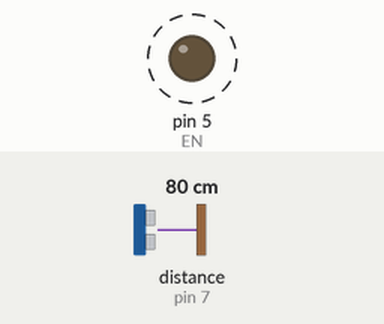
Recording of a sketch running on a simulated Arduino Uno, built with avr-gcc and run on an emulated ATmega328P. Shown: output pins drawn as LEDs (lit = HIGH). Wiring (inferred from the names in the program): ultrasonic range finder: trigger pin 6; echo pin 7. Dashed ring = blinking. The inputs (shaded band) are chosen by the test bench; at power-on: distance to the obstacle (sensor on pin 7) 80 cm. The echo pulse lasts 58.3 µs per cm; pins used as bus, display or sensor lines are not drawn; what the sketch prints to the serial monitor is not drawn.

Above: at 0.3 s.
Timing chart, 0 to 3.0 s (numbered marks = the images above):
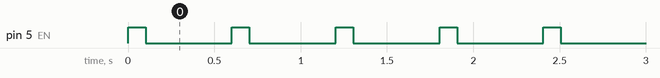

Measured:
- by itself, pin 5 (EN): alternates HIGH for 0.10 s and LOW for 0.50 s

The sketch:

SonarMote_DistanceReader.ino
```cpp
// (licence header left out)
#define TRIG 6
#define ECHO 7
#define EN   5

void setup() {
  pinMode (TRIG,OUTPUT);//attach pin 2 to vcc
  pinMode (ECHO,OUTPUT);//attach pin 2 to vcc
  pinMode (EN,OUTPUT);//attach pin 5 to GND
  pinMode (ECHO, INPUT);//attach pin 4 to Echo
  // initialize serial communication:
  Serial.begin(115200);
  digitalWrite(EN, LOW);
}

long cm;
void loop()
{
  cm = readDistanceCM();
  Serial.print(cm); Serial.println("cm");
  delay(500);
}

long readDistanceCM()
{
  digitalWrite(EN, HIGH);
  delay(75);
  // The PING))) is triggered by a HIGH pulse of 2 or more microseconds.
  // Give a short LOW pulse beforehand to ensure a clean HIGH pulse:
  digitalWrite(TRIG, LOW);
  delayMicroseconds(2);
  digitalWrite(TRIG, HIGH);
  delayMicroseconds(5);
  digitalWrite(TRIG, LOW);
  pulseIn(ECHO, HIGH);
  delay(16);
  digitalWrite(TRIG, LOW);
  delayMicroseconds(2);
  digitalWrite(TRIG, HIGH);
  delayMicroseconds(5);
  digitalWrite(TRIG, LOW);
  // The same pin is used to read the signal from the PING))): a HIGH
  // pulse whose duration is the time (in microseconds) from the sending
  // of the ping to the reception of its echo off of an object.
  long duration = pulseIn(ECHO, HIGH);
  digitalWrite(EN, LOW);
  return microsecondsToCentimeters(duration);
}

long microsecondsToInches(long microseconds)
{
  // According to Parallax's datasheet for the PING))), there are
  // 73.746 microseconds per inch (i.e. sound travels at 1130 feet per
  // second).  This gives the distance travelled by the ping, outbound
  // and return, so we divide by 2 to get the distance of the obstacle.
  // See: http://www.parallax.com/dl/docs/prod/acc/28015-PING-v1.3.pdf
  return microseconds / 74 / 2;
}

long microsecondsToCentimeters(long microseconds)
{
  // The speed of sound is 340 m/s or 29 microseconds per centimeter.
  // The ping travels out and back, so to find the distance of the
  // object we take half of the distance travelled.
  return microseconds / 29 / 2;
}
```
